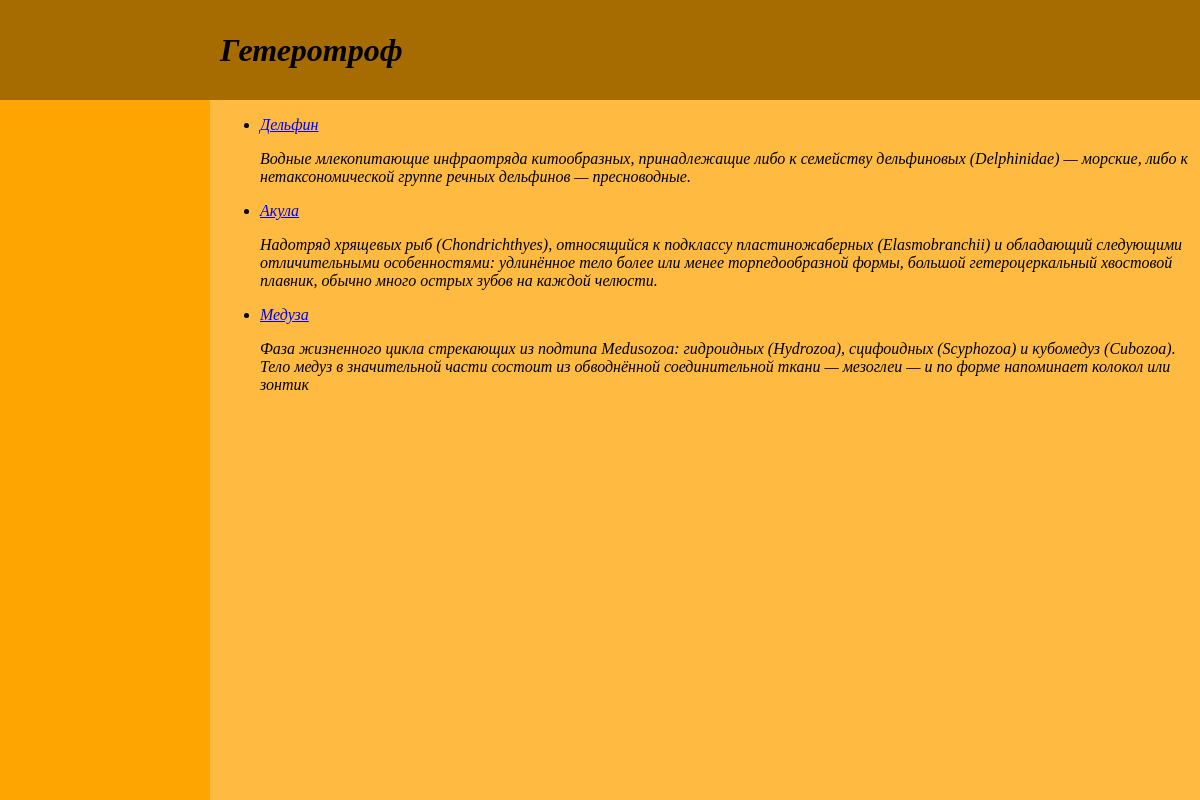
/water/tag/geterotrof/, run on the app's committed database.
### water/models.py (models this page shows, shortened)
class WaterTags(models.Model):
    tag = models.CharField(max_length=100, db_index=True,verbose_name="Теги")
    slug = models.SlugField(max_length=255, unique=True, db_index=True)

class Water(models.Model):
    class Status(models.IntegerChoices):
        USUAL = 0, 'Распространенное'
        RARE = 1, 'Редкое'
    class Meta:
        verbose_name = 'Водные обитатели'
        verbose_name_plural = 'Водные обитатели'
    page_name = models.CharField(max_length=255, default='water', verbose_name="Слаг")
    animal = models.CharField(max_length=255, verbose_name="Имя животного")
    content = models.TextField(blank=True, verbose_name="Текст о животном")
    time_create = models.DateTimeField(auto_now_add=True, verbose_name="Время создания")
    time_update = models.DateTimeField(auto_now=True, verbose_name="Время изменения")
    is_red_book = models.BooleanField(choices=tuple(map(lambda x: (bool(x[0]), x[1]), Status.choices)),
                                      default=Status.USUAL, verbose_name="Красная книга")
    class_of_animal = models.ForeignKey('Water_Kinds', on_delete=models.PROTECT, null=True,
                                        verbose_name="Класс животного")
    unique_fact = models.OneToOneField('Water_Facts', on_delete=models.SET_NULL, null=True, blank=True,
                                       related_name='fact', verbose_name="Факт о животном")
    tags = models.ManyToManyField('WaterTags', blank=True, related_name='tags',verbose_name="Теги")

### water/views.py (the view)
# urls.py: path('tag/<slug:water_tag_slug>/', views.show_tags, name='tag'),
def show_tags(request, water_tag_slug):
    tag = get_object_or_404(WaterTags, slug=water_tag_slug)
    data_tags = {
        'title': f'Тег: {tag.tag}',
        'header': tag.tag,
        'content': Water.objects.filter(tags=tag.id)
        }
    return render(request, 'water/water_animals.html', data_tags)

### water/templates/water/water_animals.html
{% extends 'animal_base_list.html' %}

### templates/animal_base_list.html (shortened to what this page needs)
<html lang="en">
{% load static %}
<head>
    <link type="text/css" href="{% static 'css/all_pages/styles.css' %}" rel="stylesheet"/>
</head>
<body>
<div class="header">
    <h1>{{header}}</h1>
</div>
<div class="content">
<ul>
        {% for items in content %}
        <li>
               <p><a href="{{items.page_name}}/">{{items.animal}}</a></p>
               <p>{{items.content|truncatewords:50}}</p>
        </li>
        {% endfor %}
</ul>
    </div>
<div class="sidebar"></div>
</body>
</html>

### static/css/all_pages/styles.css (style rules this page uses)
.header { display: flex; padding-left: 220px; align-items: center; font-style:italic; background: #A66B01; position:absolute; left:0px; top:0px; bottom:0; right:0; height: 100px; }
.content { font-style:oblique; padding-left: 20px; background: #FFBB41; position:absolute; left:200px; top:100px; bottom:0; right:0; }
.sidebar { position:absolute; padding-top: 50px; padding-left: 10px; background: #FFA502; left:0px; top:100px; bottom:0; width: 200px; }

### data on the page
WaterTags: tag "Гетеротроф"
Water: animal "Дельфин", content "Водные млекопитающие инфраотряда китообразных, принадлежащие либо к семейству дельфиновых (Delphinidae) — морские, либо к нетаксономической группе речных дельфинов — пресноводные."
Water: animal "Акула", content "Надотряд хрящевых рыб (Chondrichthyes), относящийся к подклассу пластиножаберных (Elasmobranchii) и обладающий следующими отличительными особенностями: удлинённое тело более или менее торпедообразной формы, большой гетероцеркальный хвостовой плавник, обычно много острых зубов на каждой челюсти."
Water: animal "Медуза", content "Фаза жизненного цикла стрекающих из подтипа Medusozoa: гидроидных (Hydrozoa), сцифоидных (Scyphozoa) и кубомедуз (Cubozoa). Тело медуз в значительной части состоит из обводнённой соединительной ткани — мезоглеи — и по форме напоминает колокол или зонтик"
